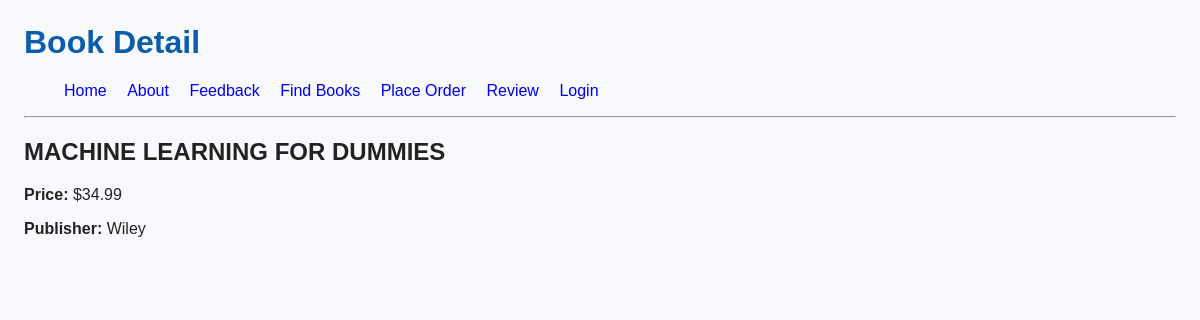
Screenshot of /myapp/1/ with the database file from the repository.
### myapp/models.py (models this page shows, shortened)
class Book(models.Model):
    CATEGORY_CHOICES = [
        ('S', 'Science & Tech'),
        ('F', 'Fiction'),
        ('B', 'Biography'),
        ('T', 'Travel'),
    ]
    title = models.CharField(max_length=300)
    category = models.CharField(max_length=1, choices=CATEGORY_CHOICES)
    pages = models.PositiveIntegerField()
    price = models.DecimalField(max_digits=8, decimal_places=2)
    publisher = models.ForeignKey(Publisher, on_delete=models.CASCADE)
    description = models.TextField(blank=True, null=True)
    num_reviews = models.PositiveIntegerField(default=0)

class Publisher(models.Model):
    name = models.CharField(max_length=200, unique=True)
    website = models.URLField(blank=True)
    city = models.CharField(max_length=100)
    country = models.CharField(max_length=100, default='Canada')

### myapp/views.py (the view)
# urls.py: path('<int:book_id>/', views.detail, name='detail'),  # /myapp/1/
def detail(request, book_id):
    book = get_object_or_404(Book, pk=book_id)
    return render(request, 'myapp/detail.html', {'book': book})

### myapp/templates/myapp/detail.html (shortened to what this page needs)
{% extends 'myapp/base.html' %}
{% block myhdg %}Book Detail{% endblock %}
{% block body_block %}
  <h2>{{ book.title|upper }}</h2>
  <p><strong>Price:</strong>
     {% if book.price == 0 %}Free Book{% else %}${{ book.price }}{% endif %}
  </p>
  <p><strong>Publisher:</strong> {{ book.publisher.name }}</p>
{% endblock %}

### myapp/static/myapp/style.css (style rules this page uses)
body { background:#f7f9fc; color:#222; font-family: Arial, Helvetica, sans-serif; margin:24px; }

### rows the page displays
Book: title "MACHINE LEARNING FOR DUMMIES", price "34.99", publisher.name "Wiley"
